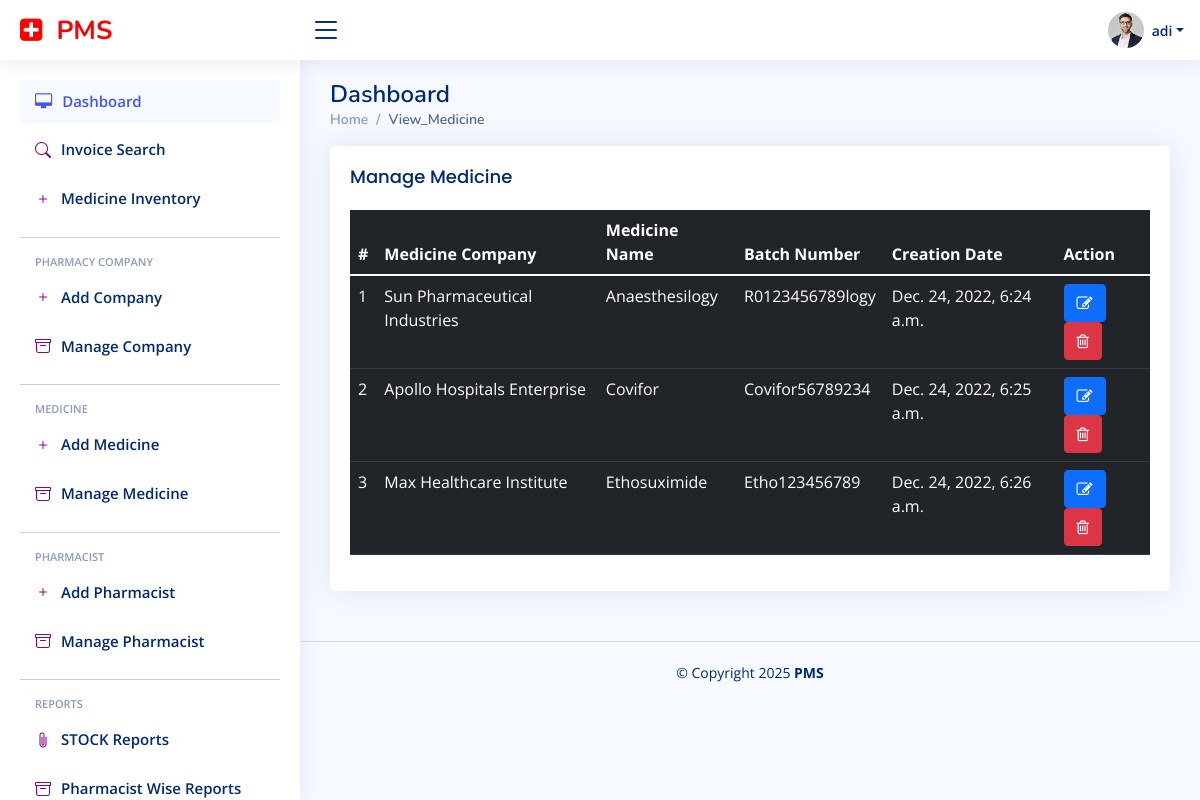
Screenshot of /view_medicine/ (signed in) with the database file from the repository.
### pharmacyapp/models.py (models this page shows, shortened)
class Medicine(models.Model):
    companyname = models.ForeignKey(Company, on_delete=models.CASCADE, null=True, blank=True)
    medicinename = models.CharField(max_length=200, null=True, blank=True)
    batchnumber = models.CharField(max_length=200, null=True, blank=True)
    mgfdate = models.CharField(max_length=200, null=True, blank=True)
    expirydate = models.CharField(max_length=200, null=True, blank=True)
    quantity = models.CharField(max_length=200, null=True, blank=True)
    qty = models.CharField(max_length=200, null=True, blank=True, default="20")
    price = models.CharField(max_length=200, null=True, blank=True)
    creationdate = models.DateTimeField(auto_now_add=True)

class Company(models.Model):
    companyname = models.CharField(max_length=200, null=True, blank=True)
    creationdate = models.DateTimeField(auto_now_add=True)
    def __str__(self):
        return self.companyname

### pharmacyapp/views.py (the view)
# urls.py: path('view_medicine/', view_medicine, name="view_medicine"),
@login_required(login_url='/admin_login/')
def view_medicine(request):
    data = Medicine.objects.all()
    d = {'data': data}
    return render(request, "view_medicine.html", d)

### pharmacyapp/templatetags/custom_tags.py (called while the page is built)
@register.filter(name="mystrip")
def mystrip(data):
    data = data[1:-1]
    return data

### pharmacyapp/templates/view_medicine.html
{% extends 'admin_index.html' %}
{% load static %}
{% block body %}
<div class="card">
            <div class="card-body">
              <h5 class="card-title">Manage Medicine</h5>
              <table class="table table-dark">
                <thead>
                  <tr>
                    <th>#</th>
                    <th>Medicine Company</th>
                    <th>Medicine Name</th>
                    <th>Batch Number</th>
                    <th>Creation Date</th>
                    <th>Action</th>
                  </tr>
                </thead>
                <tbody>
                {% for i in data %}
                  <tr>
                    <td>{{forloop.counter}}</td>
                    <td>{{i.companyname}}</td>
                    <td>{{i.medicinename}}</td>
                    <td>{{i.batchnumber}}</td>
                    <td>{{i.creationdate}}</td>
                      <td>
                        <a href="{% url 'edit_medicine' i.id %}">
                            <button type="button" class="btn btn-primary"><i class="fa fa-edit"></i></button>
                        </a>
                        <a href="{% url 'delete_medicine' i.id %}" onclick="return confirm('Are you sure?')">
                            <button type="button" class="btn btn-danger"><i class="fa fa-trash-o"></i> </button>
                        </a>
<br>
                    </td>
                  </tr>
                    {% endfor %}
                </tbody>
              </table>
            </div>
          </div>
{% endblock %}

### pharmacyapp/templates/admin_index.html (shortened to what this page needs)
<!DOCTYPE html>
{% load static %}
{% load custom_tags %}
<html lang="en">
<head>
  <link href="{% static 'assets2/vendor/bootstrap/css/bootstrap.min.css' %}" rel="stylesheet">
  <link href="{% static 'assets2/vendor/bootstrap-icons/bootstrap-icons.css' %}" rel="stylesheet">
  <link href="{% static 'assets2/vendor/boxicons/css/boxicons.min.css' %}" rel="stylesheet">
  <link href="{% static 'assets2/vendor/quill/quill.snow.css' %}" rel="stylesheet">
  <link href="{% static 'assets2/vendor/quill/quill.bubble.css' %}" rel="stylesheet">
  <link href="{% static 'assets2/vendor/remixicon/remixicon.css' %}" rel="stylesheet">
  <link href="{% static 'assets2/vendor/simple-datatables/style.css' %}" rel="stylesheet">
  <link href="{% static 'assets2/css/style.css' %}" rel="stylesheet">
  <link rel="stylesheet" href="https://cdnjs.cloudflare.com/ajax/libs/font-awesome/4.7.0/css/font-awesome.min.css">
</head>
<body>
  <header id="header" class="header fixed-top d-flex align-items-center">
    <div class="d-flex align-items-center justify-content-between">
      <a href="javascript:;" class="logo d-flex align-items-center">
        <span class="d-none d-lg-block" style="color:red"><i class="fa fa-plus-square"></i>&nbsp; PMS</span>
      </a>
      <i class="bi bi-list toggle-sidebar-btn"></i>
    </div>
    <nav class="header-nav ms-auto">
      <ul class="d-flex align-items-center">
        <li class="nav-item dropdown pe-3">
          <a class="nav-link nav-profile d-flex align-items-center pe-0" href="#" data-bs-toggle="dropdown">
            <img src="{% static 'assets2/img/profile-img.jpg' %}" alt="Profile" class="rounded-circle">
            <span class="d-none d-md-block dropdown-toggle ps-2">{{request.user.username}}</span>
          </a>
        </li>
      </ul>
    </nav>
  </header>
  <aside id="sidebar" class="sidebar">
    <ul class="sidebar-nav" id="sidebar-nav">
      <li class="nav-item">
        <a class="nav-link " href="/dashboard/">
          <i class="fa fa-desktop"></i>
          <span>Dashboard</span>
        </a>
      </li>
      <li class="nav-item">
        <a class="nav-link collapsed" href="/admin_invoice/">
          <i style="color:purple" class="bi bi-search"></i>
          <span>Invoice Search</span>
        </a>
      </li>
      <li class="nav-item">
        <a class="nav-link collapsed" href="/admin_medicine_inventory/">
          <i style="color:purple" class="bi bi-plus"></i>
          <span>Medicine Inventory</span>
        </a>
      </li><hr>
      <li class="nav-heading">PHARMACY COMPANY</li>
      <li class="nav-item">
        <a class="nav-link collapsed" href="/add_company/">
          <i style="color:purple" class="bi bi-plus"></i>
          <span>Add Company</span>
        </a>
      </li>
      <li class="nav-item">
        <a class="nav-link collapsed" href="/view_company/">
          <i style="color:purple" class="bi bi-archive"></i>
          <span>Manage Company</span>
        </a>
      </li><hr>
      <li class="nav-heading">MEDICINE</li>
      <li class="nav-item">
        <a class="nav-link collapsed" href="/add_medicine/">
          <i style="color:purple" class="bi bi-plus"></i>
          <span>Add Medicine</span>
        </a>
      </li>
      <li class="nav-item">
        <a class="nav-link collapsed" href="/view_medicine/">
          <i style="color:purple" class="bi bi-archive"></i>
          <span>Manage Medicine</span>
        </a>
      </li><hr>
      <li class="nav-heading">PHARMACIST</li>
      <li class="nav-item">
        <a class="nav-link collapsed" href="/add_pharmacist/">
          <i style="color:purple" class="bi bi-plus"></i>
          <span>Add Pharmacist</span>
        </a>
      </li>
      <li class="nav-item">
        <a class="nav-link collapsed" href="/view_pharmacist/">
          <i style="color:purple" class="bi bi-archive"></i>
          <span>Manage Pharmacist</span>
        </a>
      </li><hr>
      <li class="nav-heading">REPORTS</li>
      <li class="nav-item">
        <a class="nav-link collapsed" href="/admin_stock_report/">
          <i style="color:purple" class="bi bi-paperclip"></i>
          <span>STOCK Reports</span>
        </a>
      </li>
      <li class="nav-item">
        <a class="nav-link collapsed" href="/admin_pharmacist_report/">
          <i style="color:purple" class="bi bi-archive"></i>
          <span>Pharmacist Wise Reports</span>
        </a>
      </li>
    </ul>
  </aside>
  <main id="main" class="main">
    <div class="pagetitle">
      <h1>Dashboard</h1>
      <nav>
        <ol class="breadcrumb">
          <li class="breadcrumb-item"><a href="/dashboard/">Home</a></li>
          <li class="breadcrumb-item active">{{request.path|mystrip|title}}</li>
        </ol>
      </nav>
    </div>
    {% block body %}
    {% endblock %}
  </main>
  <footer id="footer" class="footer">
    <div class="copyright">
      &copy; Copyright <script>document.write(new Date().getFullYear())</script> <strong><span>PMS</span></strong>
    </div>
  </footer>
</body>
</html>

### pharmacyapp/static/assets2/css/style.css (style rules this page uses)
:root { scroll-behavior: smooth; }
body { font-family: "Open Sans", sans-serif; background: #f6f9ff; color: #444444; }
a { color: #4154f1; text-decoration: none; }
h1, h2, h3, h4, h5, h6 { font-family: "Nunito", sans-serif; }
#main { margin-top: 60px; padding: 20px 30px; transition: all 0.3s; }
.pagetitle { margin-bottom: 10px; }
.pagetitle h1 { font-size: 24px; margin-bottom: 0; font-weight: 600; color: #012970; }
.card { margin-bottom: 30px; border: none; border-radius: 5px; box-shadow: 0px 0 30px rgba(1, 41, 112, 0.1); }
.card-title { padding: 20px 0 15px 0; font-size: 18px; font-weight: 500; color: #012970; font-family: "Poppins", sans-serif; }
.card-body { padding: 0 20px 20px 20px; }
.breadcrumb { font-size: 14px; font-family: "Nunito", sans-serif; color: #899bbd; font-weight: 600; }
.breadcrumb a { color: #899bbd; transition: 0.3s; }
.breadcrumb .breadcrumb-item::before { color: #899bbd; }
.breadcrumb .active { color: #51678f; font-weight: 600; }
.logo { line-height: 1; }
@media (min-width: 1200px) { .logo { width: 280px; } }
.logo span { font-size: 26px; font-weight: 700; color: #012970; font-family: "Nunito", sans-serif; }
.header { transition: all 0.5s; z-index: 997; height: 60px; box-shadow: 0px 2px 20px rgba(1, 41, 112, 0.1); background-color: #fff; padding-left: 20px; }
.header .toggle-sidebar-btn { font-size: 32px; padding-left: 10px; cursor: pointer; color: #012970; }
.header-nav ul { list-style: none; }
.header-nav > ul { margin: 0; padding: 0; }
.header-nav .nav-profile { color: #012970; }
.header-nav .nav-profile img { max-height: 36px; }
.header-nav .nav-profile span { font-size: 14px; font-weight: 600; }
.sidebar { position: fixed; top: 60px; left: 0; bottom: 0; width: 300px; z-index: 996; transition: all 0.3s; padding: 20px; overflow-y: auto; scrollbar-width: thin; scrollbar-color: #aab7cf transparent; box-shadow: 0px 0px 20px rgba(1, 41, 112, 0.1); background-color: #fff; }
@media (min-width: 1200px) { #main, #footer { margin-left: 300px; } }
.sidebar-nav { padding: 0; margin: 0; list-style: none; }
.sidebar-nav li { padding: 0; margin: 0; list-style: none; }
.sidebar-nav .nav-item { margin-bottom: 5px; }
.sidebar-nav .nav-heading { font-size: 11px; text-transform: uppercase; color: #899bbd; font-weight: 600; margin: 10px 0 5px 15px; }
.sidebar-nav .nav-link { display: flex; align-items: center; font-size: 15px; font-weight: 600; color: #4154f1; transition: 0.3; background: #f6f9ff; padding: 10px 15px; border-radius: 4px; }
.sidebar-nav .nav-link i { font-size: 16px; margin-right: 10px; color: #4154f1; }
.sidebar-nav .nav-link.collapsed { color: #012970; background: #fff; }
.sidebar-nav .nav-link.collapsed i { color: #899bbd; }
.footer { padding: 20px 0; font-size: 14px; transition: all 0.3s; border-top: 1px solid #cddfff; }
.footer .copyright { text-align: center; color: #012970; }

### rows the page displays
Medicine: companyname "Sun Pharmaceutical Industries", medicinename "Anaesthesilogy", batchnumber "R0123456789logy", creationdate "Dec. 24, 2022, 6:24 a.m."
Medicine: companyname "Apollo Hospitals Enterprise", medicinename "Covifor", batchnumber "Covifor56789234", creationdate "Dec. 24, 2022, 6:25 a.m."
Medicine: companyname "Max Healthcare Institute", medicinename "Ethosuximide", batchnumber "Etho123456789", creationdate "Dec. 24, 2022, 6:26 a.m."

### other values shown
{{ request.user.username }} "adi"
{{ request.path|mystrip|title }} "View_Medicine"
